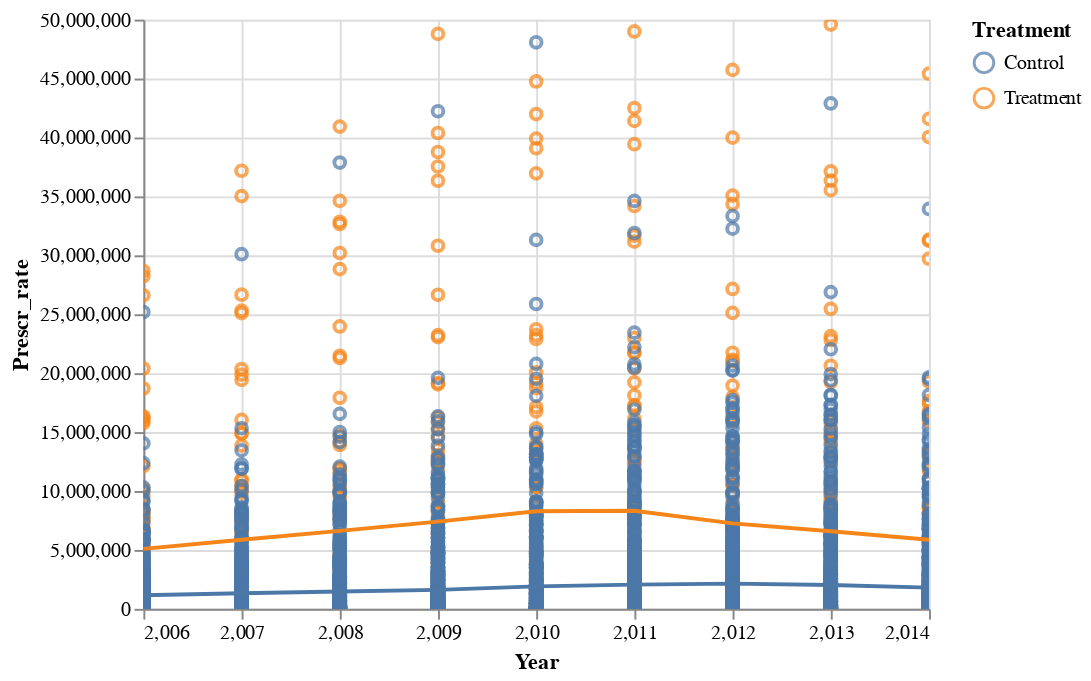

Notebook cell for this chart:
### Code cell
import altair as alt

base = alt.Chart(Prescriptions).mark_point(clip=True).encode(
    alt.X('Year', scale=alt.Scale(zero=False)),
    alt.Y('Prescr_rate', scale=alt.Scale(domain=(0,50000000))
    ), 
    color = 'Treatment:N')

base + base.transform_loess('Year', 'Prescr_rate', groupby = ['Treatment']).mark_line()

# This is alright (can se an inflection point in 2010) 
# but I want to see if by putting transforming makes it look better

### Figure 1 — Vega-Lite specification as saved in the notebook (floating-point values rounded to 4 significant figures; data arrays with more than 128 entries replaced by an {"elided": "..."} marker saying what was removed)
{"config": {"view": {"continuousWidth": 400, "continuousHeight": 300}}, "layer": [{"mark": {"type": "point", "clip": true}, "encoding": {"color": {"type": "nominal", "field": "Treatment"}, "x": {"type": "quantitative", "field": "Year", "scale": {"zero": false}}, "y": {"type": "quantitative", "field": "Prescr_rate", "scale": {"domain": [0, 50000000]}}}}, {"mark": "line", "encoding": {"color": {"type": "nominal", "field": "Treatment"}, "x": {"type": "quantitative", "field": "Year", "scale": {"zero": false}}, "y": {"type": "quantitative", "field": "Prescr_rate", "scale": {"domain": [0, 50000000]}}}, "transform": [{"loess": "Prescr_rate", "on": "Year", "groupby": ["Treatment"]}]}], "data": {"name": "data-a12102c3c9fb9900a9d735dc5a1214b7"}, "$schema": "https://vega.github.io/schema/vega-lite/v4.8.1.json", "datasets": {"data-a12102c3c9fb9900a9d735dc5a1214b7": {"elided": "3915 records"}}}
